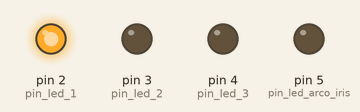
Simulated run of this sketch. Board: Arduino Uno, built with avr-gcc and run on an emulated ATmega328P. On the bench: output pins drawn as LEDs (lit = HIGH).

Above: at 0.2 s.
At 1.2 s:
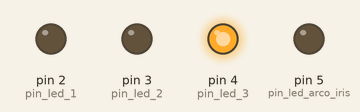
At 3.0 s:
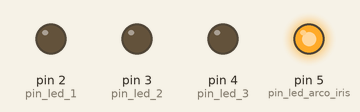
At 5.2 s:
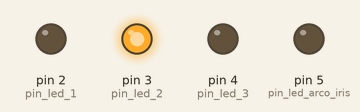
Timing chart, 0 to 5.9 s (numbered marks = the images above):
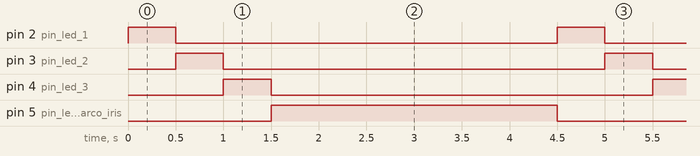

The sketch:

secuencia_leds.ino
```cpp
int pin_led_1 = 2;
int pin_led_2 = 3;
int pin_led_3 = 4;
int pin_led_arco_iris = 5;

void setup()
{
  pinMode (pin_led_1, OUTPUT);
  pinMode (pin_led_2, OUTPUT);
  pinMode (pin_led_3, OUTPUT);
  pinMode (pin_led_arco_iris, OUTPUT);
}

void loop()
{
  digitalWrite(pin_led_1, HIGH);
  delay (500);
  digitalWrite(pin_led_1, LOW);

  digitalWrite(pin_led_2, HIGH);
  delay (500);
  digitalWrite(pin_led_2, LOW);

  digitalWrite(pin_led_3, HIGH);
  delay (500);
  digitalWrite(pin_led_3, LOW);

  digitalWrite(pin_led_arco_iris, HIGH);
  delay (3000);
  digitalWrite(pin_led_arco_iris, LOW);
}
```

Measured:
- by itself, pin 2 (pin_led_1), pin 3 (pin_led_2), pin 4 (pin_led_3): alternates HIGH for 0.50 s and LOW for 4.0 s
- by itself, pin 5 (pin_led_arco_iris): alternates HIGH for 3.0 s and LOW for 1.5 s
- by itself, everything shown: repeats every 4.5 s, in 5 steps
